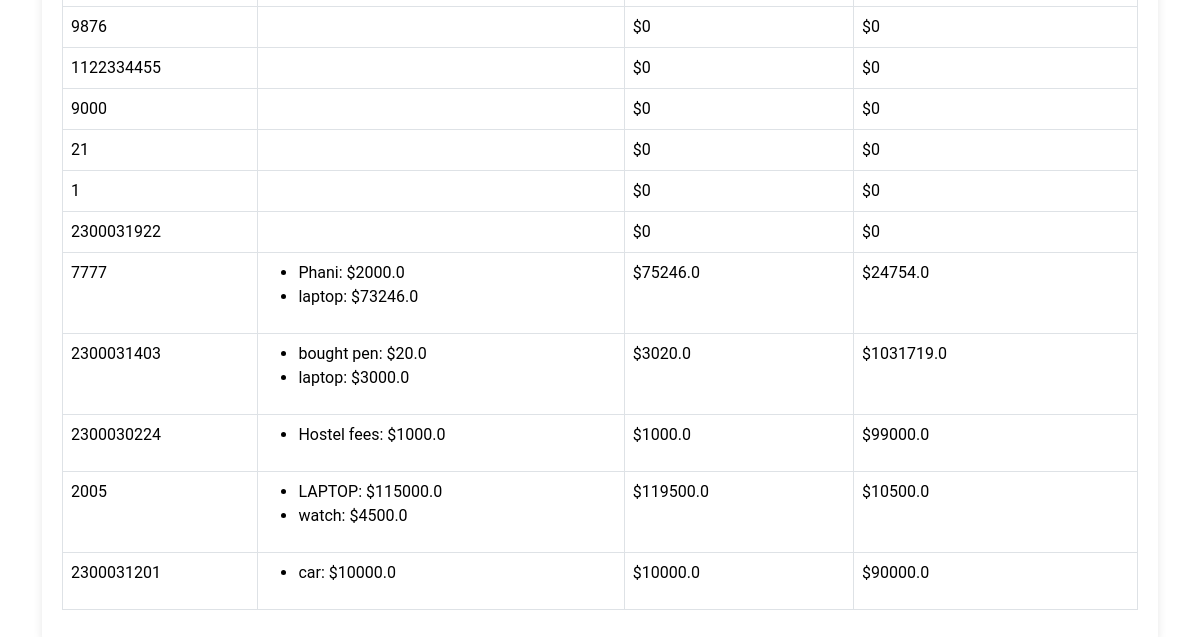
Before: /all_users_expenses/ (lower part) with the older database file.
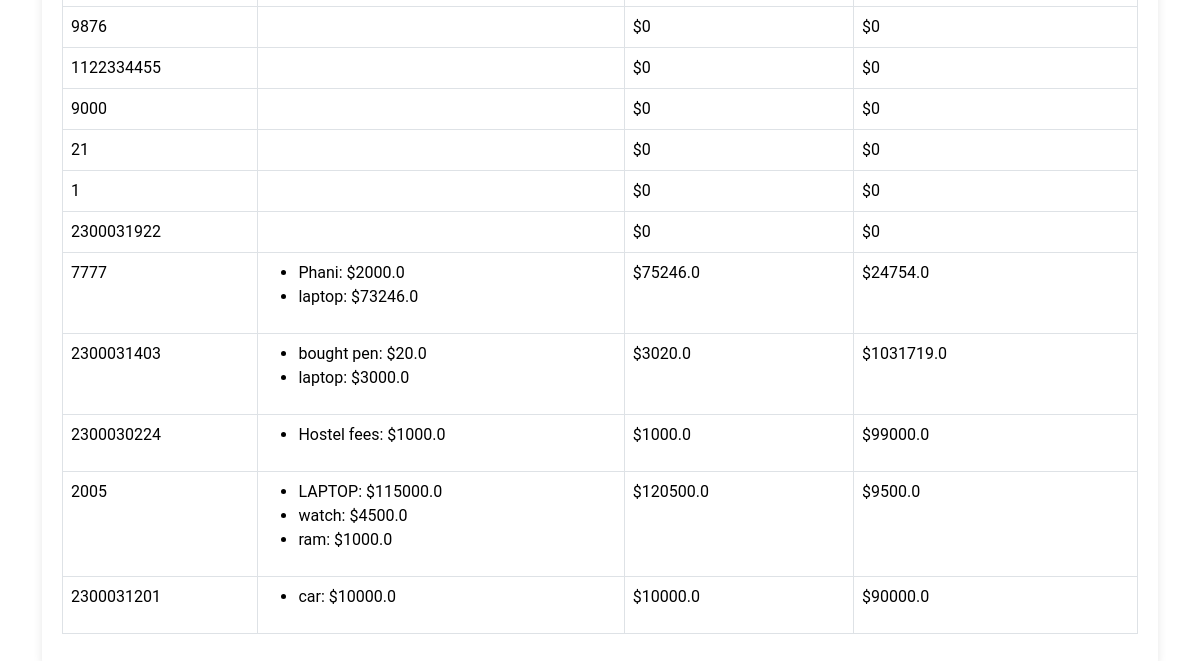
After: the same page with the newer database file.
### UserApp/models.py (models this page shows)
class Expense(models.Model):
    user = models.ForeignKey(User, on_delete=models.CASCADE, default=1)
    name = models.CharField(max_length=100)
    amount = models.FloatField()
    date = models.DateField(default=timezone.now)

### adminapp/views.py (the view)
# urls.py: path('all_users_expenses/', views.all_users_expenses, name='all_users_expenses'),
def all_users_expenses(request):
    users_data = []
    users = User.objects.all()
    for user in users:
        expenses = Expense.objects.filter(user=user)
        total_expenses = sum(expense.amount for expense in expenses)
        try:
            user_balance = UserBalance.objects.get(user=user)
        except UserBalance.DoesNotExist:
            user_balance = None
        remaining_balance = user_balance.balance - total_expenses if user_balance else 0
        users_data.append({
            'user': user,
            'expenses': expenses,
            'total_expenses': total_expenses,
            'remaining_balance': remaining_balance
        })
    return render(request, 'adminapp/all_users_expenses.html', {'users_data': users_data})

### templates/adminapp/all_users_expenses.html (shortened to what this page needs)
<!DOCTYPE html>
<html lang="en">
<head>
    <link href="https://cdn.jsdelivr.net/npm/bootstrap@5.3.3/dist/css/bootstrap.min.css" rel="stylesheet">
</head>
<body>
    <div class="container">
        <div class="table-container">
            <table class="table table-bordered">
                <tbody>
                    {% for user_data in users_data %}
                    <tr>
                        <td>{{ user_data.user.username }}</td>
                        <td>
                            <ul>
                                {% for expense in user_data.expenses %}
                                <li>{{ expense.name }}: ${{ expense.amount }}</li>
                                {% endfor %}
                            </ul>
                        </td>
                        <td>${{ user_data.total_expenses }}</td>
                        <td>${{ user_data.remaining_balance }}</td>
                    </tr>
                    {% endfor %}
                </tbody>
            </table>
        </div>
    </div>
</body>
</html>

Changed rows visible on the page:
added Expense: name "ram", amount "1000.0"
Other visible differences:
{{ user_data.total_expenses }}: "119500.0" → "120500.0"
{{ user_data.remaining_balance }}: "10500.0" → "9500.0"
